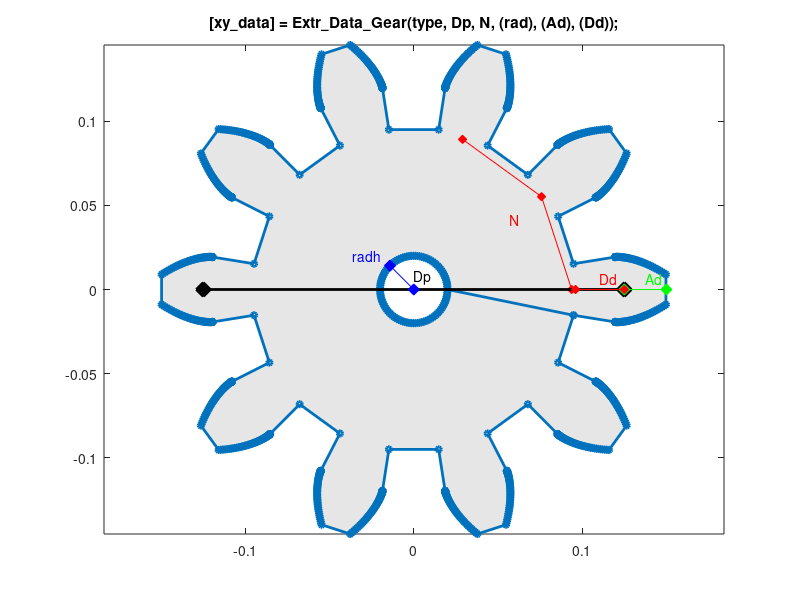

Reproduce this figure in MATLAB.
function [xy_data] = Extr_Data_Gear(type, Dp, N, radh, varargin)
% EXTR_DATA_GEAR Produce extrusion data for a involute gear cross-section 5
% as a set of vertices. The pressure angle is assumed to be 14.5 deg.
%   [xy_data] = Extr_Data_Gear(type, Dp, N, radh, varargin)
%   This function returns x-y data for an involute gear.
%   You can specify:
%       type            - 'internal' or 'external'
%       Dp              - Pitch diameter of the gear
%       N               - Number of teeth
%       radh            - Radius of center hole for external gears
%                       - Outer ring thickness for internal gears
%       5th Input       - Addendum
%       6th Input       - Dedendum
%
%   To see a plot showing parameter values, enter the name
%   of the function with no arguments or with just the gear type
%   >> Extr_Data_Gear
%   >> Extr_Data_Gear('internal')
%
%   To see a plot created with your parameter values,
%   add 'plot' as the final argument
%   >> Extr_Data_Gear('internal',0.25, 20, 0.01, 'plot')

% Copyright 2013-2022 The MathWorks, Inc.

Ap = 14.5; % Pressure Angle
showplot = 'n';

% DEFAULT DATA TO SHOW DIAGRAM
if (nargin == 0)
    type = 'external';
    Dp = 0.25;
    N = 10;
    radh = 0.02;
end

if (nargin == 1)
    Dp = 0.25;
    N = 10;
    radh = 0.02;
    showplot = 'plot';
end

% Calculate defaults based on required parameters
Ad = Dp/N;
Dd = 1.157*Ad;

% CHECK IF PLOT REQUESTED OR Ad SPECIFIED
if nargin==5
    if ischar(varargin{1})   % PLOT REQUESTED
        showplot = varargin{1};
    else
        Ad = varargin{1};    % Ad SPECIFIED
    end
    Dd = 1.157*Ad;           % RECALCULATE Dd DEFAULT
end

% CHECK IF PLOT REQUESTED OR Dd SPECIFIED
if nargin==6
    Ad   = varargin{1};       % Ad SPECIFIED
    if ischar(varargin{2})  % PLOT REQUESTED
        showplot = varargin{2};
    else
        Dd = varargin{2};   % Dd SPECIFIED
    end
end

% CHECK IF PLOT REQUESTED
if nargin==7
    Ad   = varargin{1};       % Ad SPECIFIED
    Dd   = varargin{2};       % Dd SPECIFIED
    if ischar(varargin{3})  % PLOT REQUESTED
        showplot = varargin{3};
    end
end

Db = Dp*cos(Ap*pi/180); % Base diameter
Do = Dp + 2*Ad; % Outer diameter
Dr = Dp - 2*Dd; % Root diameter

% Tooth face profile
%lambda = linspace(0, sqrt((Do/Db)^2 - 1), 50); % Sample 50 points along curve
lambda = linspace(0, sqrt((Do/Db)^2 - 1), 50); % Sample 50 points along curve
pts = [cos(lambda); sin(lambda)];
face_profile = [[Dr/2; 0], (Db/2) * (pts + [lambda; -lambda] .* flipud(pts))];
r = sqrt(sum(face_profile .^ 2, 1));

Yp = interp1(r,face_profile(2,:),Dp/2);
sp = Yp/Dp; cp = sqrt(1-sp^2);

% Rotate and mirror face profile
R = [cp sp; -sp cp];
face_profile = R*face_profile;
Wang = pi/N;
R = [cos(Wang/2) sin(Wang/2); -sin(Wang/2) cos(Wang/2)];
face_profile = R*face_profile;

mrr_face_profile = [face_profile(1,end:-1:1); -face_profile(2,end:-1:1)];
tooth_profile = [face_profile mrr_face_profile];

% INTERNAL OR EXTERNAL
%tooth_profile(1,:) = [tooth_profile(1,:)-(Dp)-Ad];
if (strcmpi(type,'internal'))
    tooth_profile(1,:) = [tooth_profile(1,:)-(Dp)];
    tooth_profile = fliplr(tooth_profile);
end

% Replicate teeth
gear_profile = tooth_profile;
R = [cos(2*Wang) -sin(2*Wang); sin(2*Wang) cos(2*Wang)];
for idx=1:N-1
    tooth_profile = R*tooth_profile;
    gear_profile = [gear_profile tooth_profile];
end

if (strcmpi(type,'internal'))
    Outer_Ring = -1*(Dp/2+Dd+radh)*[cos(0:2*pi/100:2*pi); sin(0:2*pi/100:2*pi)]';
    xy_data = [Outer_Ring;flipud(gear_profile');gear_profile(:,end)'];
else
    xy_data = gear_profile';
end

if (strcmpi(type,'external') && radh > 0)
    th = linspace(0,-2*pi,100)';
    hole_xsec = [radh*cos(th) radh*sin(th)];
    xy_data = [xy_data; xy_data(1,:); hole_xsec];
end

% Plot diagram to show parameters and extrusion
if (nargin == 0 || strcmpi(showplot,'plot'))
    
    % Figure name
    figString = ['h1_' mfilename];
    % Only create a figure if no figure exists
    figExist = 0;
    fig_hExist = evalin('base',['exist(''' figString ''')']);
    if (fig_hExist)
        figExist = evalin('base',['ishandle(' figString ') && strcmp(get(' figString ', ''type''), ''figure'')']);
    end
    if ~figExist
        fig_h = figure('Name',figString);
        assignin('base',figString,fig_h);
    else
        fig_h = evalin('base',figString);
    end
    figure(fig_h)
    clf(fig_h)
    
    
    % Plot extrusion
    patch(xy_data(:,1),xy_data(:,2),[1 1 1]*0.90,'EdgeColor','none');
    hold on
    plot(xy_data(:,1),xy_data(:,2),'-','Marker','o','MarkerSize',4,'LineWidth',2);
    axis('equal');
    
    % Show parameters
    hold on
    
    teeth_pts = 0.75*Dp/2*[sin(1*Wang) cos(1*Wang);sin(3*Wang) cos(3*Wang); sin(5*Wang) cos(5*Wang)];
    plot(teeth_pts(:,1),teeth_pts(:,2),'r-d','MarkerFaceColor','r');
    text(teeth_pts(2,1)*0.75,teeth_pts(2,2)*0.75,'{\color{red}N}');
    
    plot([-Dp/2 Dp/2*sin(90*pi/180)],[0 Dp/2*cos(90*pi/180)],'k-d','MarkerFaceColor','k','MarkerSize',10,'LineWidth',2);
    text(0,0.7*Dp/4*cos(80*pi/180),'Dp');
    
    % Ad and Dd directions are opposite for internal gears
    sign=1;
    if (strcmpi(type,'internal'))
        sign = -1;
        plot([(Dp/2-Dd*sign) (Dp/2-Dd*sign)+radh]*sin(90*pi/180),[Dp/2 (Dp/2-Dd*sign)]*cos(90*pi/180),'b-d','MarkerFaceColor','b','MarkerSize',8);
        text((Dp+radh)/2-Dd*sign, Dp/2/N/2,'{\color{blue}radh}');
    else
        plot([0 -radh*sind(45)],[0 radh*cosd(45)],'b-d','MarkerFaceColor','b','MarkerSize',8);
        text(-radh, radh,'{\color{blue}radh}','HorizontalAlignment','right');
    end        
    
    plot([Dp/2 (Dp/2+Ad*sign)]*sin(90*pi/180),[Dp/2 (Dp/2+Ad*sign)]*cos(90*pi/180),'g-d','MarkerFaceColor','g','MarkerSize',8);
    text(((Dp+Ad*sign)/2), Dp/2/N/2,'{\color{green}Ad}');
    
    plot([Dp/2 (Dp/2-Dd*sign)]*sin(90*pi/180),[Dp/2 (Dp/2-Dd*sign)]*cos(90*pi/180),'r-d','MarkerFaceColor','r','MarkerSize',6);
    text((Dp-Dd*sign)/2, Dp/2/N/2,'{\color{red}Dd}');
    
    title('[xy\_data] = Extr\_Data\_Gear(type, Dp, N, (rad), (Ad), (Dd));');
    hold off
    box on
    clear xy_data
end
